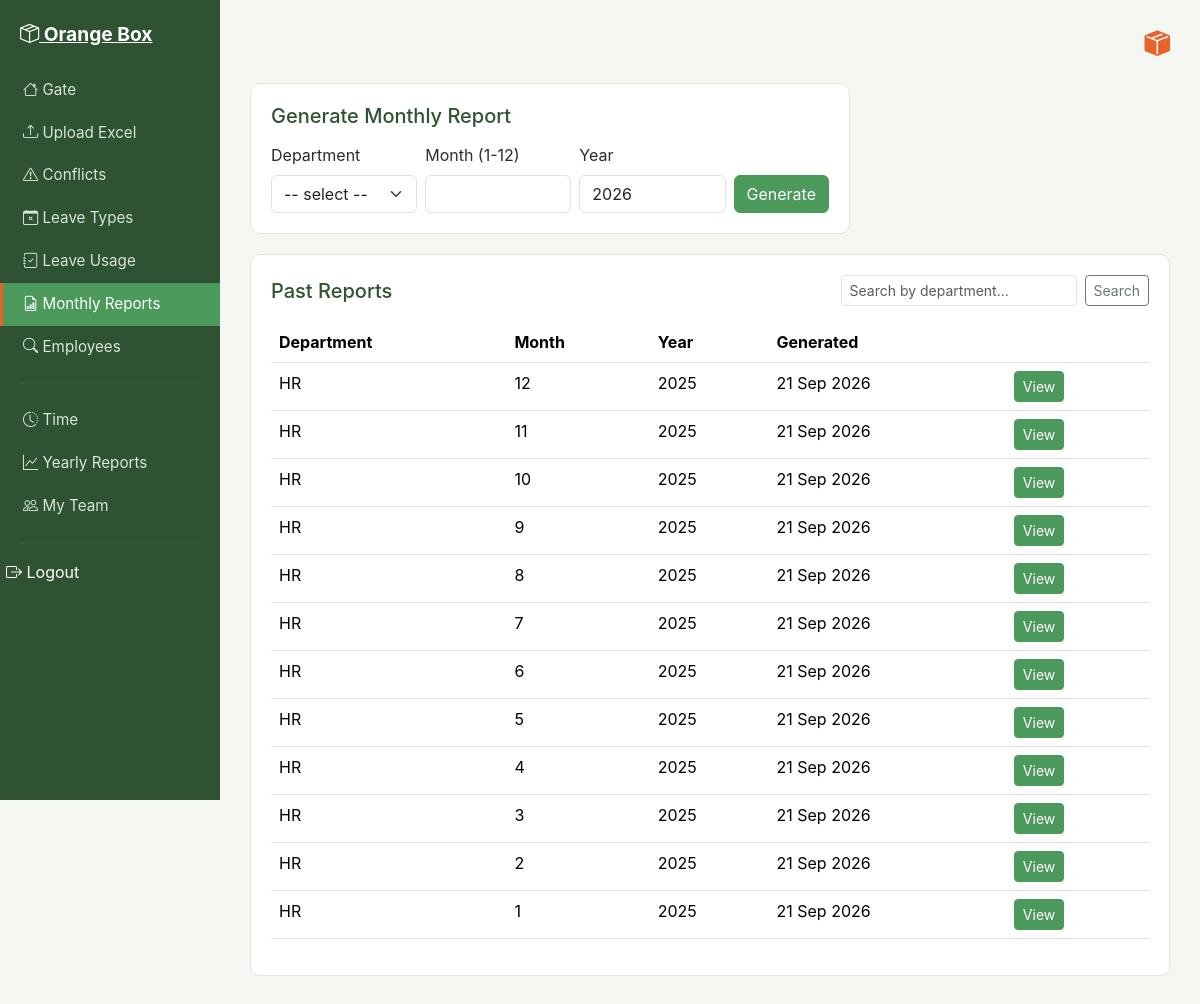
The page /reports/monthly/ (signed in) on the database its author committed.
### attendance/models.py (models this page shows, shortened)
class MonthlyReport(models.Model):
    department = models.ForeignKey(Department, on_delete=models.CASCADE)
    month = models.IntegerField()
    year = models.IntegerField()
    generated_date = models.DateTimeField(auto_now_add=True)
    generated_by = models.ForeignKey(HRStaff, on_delete=models.CASCADE)
    class Meta:
        unique_together = ('department', 'month', 'year')

class Department(models.Model):
    name = models.CharField(max_length=100, unique=True)

### attendance/views.py (the view, shortened to what this page needs)
# urls.py: path('reports/monthly/', views.generate_monthly_report, name='generate_monthly_report'),
@login_required
def generate_monthly_report(request):
    departments = Department.objects.all()
    search = request.GET.get('search', '')
    reports = MonthlyReport.objects.all().order_by('-year', '-month')
    if search:
        reports = reports.filter(department__name__icontains=search)
    return render(request, 'attendance/generate_monthly_report.html', {
        'reports': reports, 'departments': departments, 'search': search
    })

### attendance/context_processors.py (called while the page is built)
def notifications_context(request):
    if request.user.is_authenticated:
        unread = Notification.objects.filter(recipient=request.user, status='unread').order_by('-date')
        return {
            'unread_notifications': unread,
            'unread_count': unread.count()
        }
    return {'unread_notifications': [], 'unread_count': 0}

### attendance/templates/attendance/generate_monthly_report.html (shortened to what this page needs)
{% extends 'attendance/base.html' %}
{% block content %}
<div class="ob-card" style="max-width:600px;">
    <h5>Generate Monthly Report</h5>
    <form method="post" class="row g-2 align-items-end">
        <div class="col">
            <label class="form-label">Department</label>
            <select name="department" class="form-select" required>
                <option value="">-- select --</option>
            </select>
        </div>
        <div class="col">
            <label class="form-label">Month (1-12)</label>
            <input type="number" name="month" min="1" max="12" class="form-control" required>
        </div>
        <div class="col">
            <label class="form-label">Year</label>
            <input type="number" name="year" value="2026" class="form-control" required>
        </div>
        <div class="col-auto">
            <button type="submit" class="btn btn-ob-save">Generate</button>
        </div>
    </form>
</div>
<div class="ob-card">
    <div class="d-flex justify-content-between align-items-center mb-3">
        <h5 class="mb-0">Past Reports</h5>
        <form method="get" class="d-flex gap-2">
            <input type="text" name="search" value="{{ search }}" class="form-control form-control-sm" placeholder="Search by department...">
            <button type="submit" class="btn btn-sm btn-outline-secondary">Search</button>
        </form>
    </div>
    {% if reports %}
    <table class="table table-ob">
        <thead><tr><th>Department</th><th>Month</th><th>Year</th><th>Generated</th><th></th></tr></thead>
        <tbody>
        {% for r in reports %}
        <tr>
            <td>{{ r.department.name }}</td>
            <td>{{ r.month }}</td>
            <td>{{ r.year }}</td>
            <td>{{ r.generated_date|date:"d M Y" }}</td>
            <td><a href="{% url 'monthly_report_detail' r.id %}" class="btn btn-sm btn-ob-save">View</a></td>
        </tr>
        {% endfor %}
        </tbody>
    </table>
    {% else %}
    <div class="ob-empty-state"><i class="bi bi-check-circle" style="font-size:2rem;"></i><p>No reports yet.</p></div>
    {% endif %}
</div>
{% endblock %}

### static/css/style.css (style rules this page uses)
:root { --ob-bg: #f4f7f2; --ob-sidebar: #2f5233; --ob-sidebar-active: #4C9A5B; --ob-accent: #E8622C; --ob-accent-hover: #c94f20; --ob-green: #4C9A5B; --ob-yellow: #E8B93C; --ob-red: #D9534F; --ob-text: #2c2c2c; --ob-muted: #7a7a7a; --ob-card: #ffffff; --ob-border: #e1e6de; }
body { background-color: var(--ob-bg); color: var(--ob-text); font-family: -apple-system, "Segoe UI", Roboto, Arial, sans-serif; }
.ob-card { background-color: var(--ob-card); border: 1px solid var(--ob-border); border-radius: 10px; padding: 20px; margin-bottom: 20px; }
.ob-card h5 { margin-bottom: 15px; color: var(--ob-sidebar); }
.btn-ob-save { background-color: var(--ob-green); border-color: var(--ob-green); color: #fff; }
.table-ob thead { background-color: var(--ob-sidebar); color: #fff; }
.table-ob tbody tr:nth-child(odd) { background-color: #f9fbf8; }

### rows shown on the page
MonthlyReport: department.name "HR", month "12", year "2025", generated_date "21 Sep 2026"
MonthlyReport: department.name "HR", month "11", year "2025", generated_date "21 Sep 2026"
MonthlyReport: department.name "HR", month "10", year "2025", generated_date "21 Sep 2026"
MonthlyReport: department.name "HR", month "9", year "2025", generated_date "21 Sep 2026"
MonthlyReport: department.name "HR", month "8", year "2025", generated_date "21 Sep 2026"
MonthlyReport: department.name "HR", month "7", year "2025", generated_date "21 Sep 2026"
MonthlyReport: department.name "HR", month "6", year "2025", generated_date "21 Sep 2026"
MonthlyReport: department.name "HR", month "5", year "2025", generated_date "21 Sep 2026"
MonthlyReport: department.name "HR", month "4", year "2025", generated_date "21 Sep 2026"
MonthlyReport: department.name "HR", month "3", year "2025", generated_date "21 Sep 2026"
MonthlyReport: department.name "HR", month "2", year "2025", generated_date "21 Sep 2026"
MonthlyReport: department.name "HR", month "1", year "2025", generated_date "21 Sep 2026"
